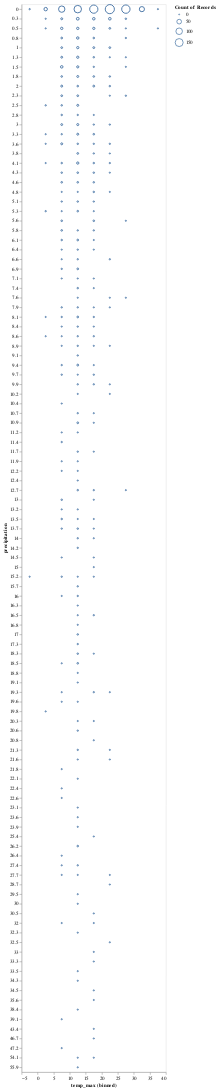
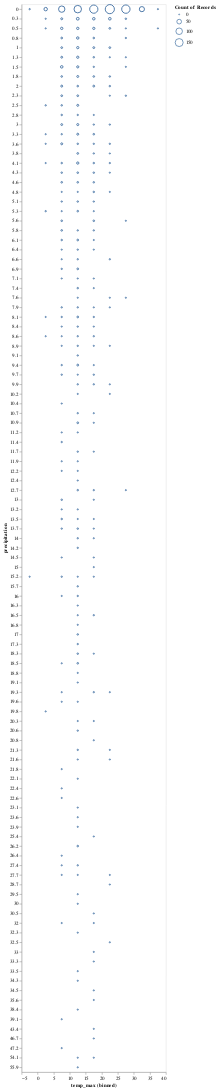
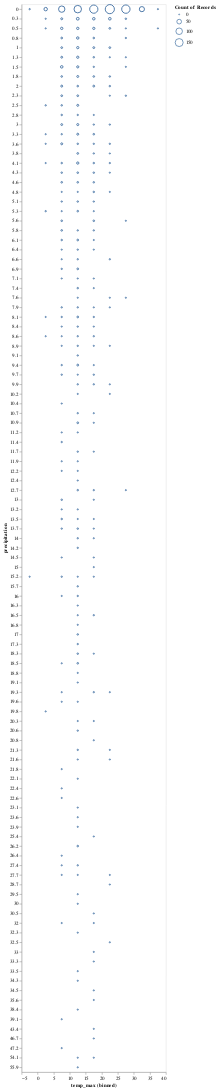

The notebook cell saved with these charts, in order:
### Markdown cell above
We will demonstrate how we found a bug in one of our soft constraints and fixed it. 
At the beginning, the soft constraint `binned_orientation_not_x` was incorrectly defined as:
```prolog
preference(binned_orientation_not_x,E) :- 
    attribute((field,type),F,(number;datetime)), 
    helper((encoding,field),E,F), 
    attribute((encoding,binning),E,_), 
    not attribute((encoding,channel),E,x).
```
Now, to simulate our debugging process, let's replace the current correct definition with it:

### Code cell
from draco.asp_utils import blocks_to_program
from draco.programs import soft

# remove the correct definition, and then replace it with the incorrect one.
s = "".join(
    blocks_to_program(
        soft.blocks, set(soft.blocks.keys()) - {"binned_orientation_not_x"}
    )
)

s += "preference(binned_orientation_not_x,E) :- \
    attribute((field,type),F,(number;datetime)), \
    helper((encoding,field),E,F), \
    attribute((encoding,binning),E,_), \
    not attribute((encoding,channel),E,x)."
new_draco = Draco(soft=s)

specs = {}
for i, model in enumerate(new_draco.complete_spec(new_input, 5)):
    chart_num = i + 1
    spec = answer_set_to_dict(model.answer_set)
    chart_name = f"Rec {chart_num}"
    specs[chart_name] = dict_to_facts(spec)
    print(f"CHART {chart_num}")
    print(f"COST: {model.cost}")
    pprint(spec)
    display(renderer.render(spec=spec, data=weather_data))

print("VIOLATED PREFERENCES:")
debugger = DracoDebug(specs=specs, draco=new_draco)
plotter = DracoDebugPlotter(debugger.chart_preferences)

# sort by sum of count
plotter.create_chart(cfg=DracoDebugChartConfig.SORT_BY_COUNT_SUM)

### Figure 1 — Vega-Lite specification as saved in the notebook (floating-point values rounded to 4 significant figures; data arrays with more than 128 entries replaced by an {"elided": "..."} marker saying what was removed)
{"config": {"view": {"continuousWidth": 300, "continuousHeight": 300}}, "data": {"name": "data-830c39fec90146253fb06a06c26374ef"}, "mark": {"type": "point"}, "encoding": {"size": {"aggregate": "count", "scale": {"type": "linear", "zero": true}}, "x": {"bin": {"maxbins": 10}, "field": "temp_max", "scale": {"type": "linear", "zero": true}, "type": "quantitative"}, "y": {"field": "precipitation", "scale": {"zero": true}, "type": "ordinal"}}, "$schema": "https://vega.github.io/schema/vega-lite/v5.8.0.json", "datasets": {"data-830c39fec90146253fb06a06c26374ef": {"elided": "1461 records"}}}

### Figure 2 — Vega-Lite specification as saved in the notebook (floating-point values rounded to 4 significant figures; data arrays with more than 128 entries replaced by an {"elided": "..."} marker saying what was removed)
{"config": {"view": {"continuousWidth": 300, "continuousHeight": 300}}, "data": {"name": "data-830c39fec90146253fb06a06c26374ef"}, "mark": {"type": "point"}, "encoding": {"size": {"aggregate": "count", "scale": {"type": "linear", "zero": true}}, "x": {"bin": {"maxbins": 10}, "field": "temp_max", "scale": {"type": "linear", "zero": true}, "type": "quantitative"}, "y": {"field": "precipitation", "type": "ordinal"}}, "$schema": "https://vega.github.io/schema/vega-lite/v5.8.0.json", "datasets": {"data-830c39fec90146253fb06a06c26374ef": {"elided": "1461 records"}}}

### Figure 3 — Vega-Lite specification as saved in the notebook (floating-point values rounded to 4 significant figures; data arrays with more than 128 entries replaced by an {"elided": "..."} marker saying what was removed)
{"config": {"view": {"continuousWidth": 300, "continuousHeight": 300}}, "data": {"name": "data-830c39fec90146253fb06a06c26374ef"}, "mark": {"type": "point"}, "encoding": {"size": {"aggregate": "count", "scale": {"type": "linear", "zero": true}}, "x": {"bin": {"maxbins": 10}, "field": "temp_max", "scale": {"type": "linear"}, "type": "quantitative"}, "y": {"field": "precipitation", "scale": {"zero": true}, "type": "ordinal"}}, "$schema": "https://vega.github.io/schema/vega-lite/v5.8.0.json", "datasets": {"data-830c39fec90146253fb06a06c26374ef": {"elided": "1461 records"}}}
